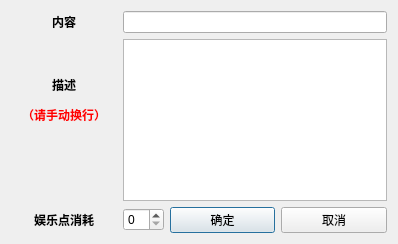
<?xml version="1.0" encoding="UTF-8"?>
<ui version="4.0">
 <class>Dialog</class>
 <widget class="QDialog" name="Dialog">
  <property name="geometry">
   <rect>
    <x>0</x>
    <y>0</y>
    <width>398</width>
    <height>244</height>
   </rect>
  </property>
  <property name="windowTitle">
   <string>增加奖励</string>
  </property>
  <layout class="QGridLayout" name="gridLayout">
   <item row="2" column="1">
    <widget class="QSpinBox" name="spinBox">
     <property name="sizePolicy">
      <sizepolicy hsizetype="Fixed" vsizetype="Fixed">
       <horstretch>0</horstretch>
       <verstretch>0</verstretch>
      </sizepolicy>
     </property>
    </widget>
   </item>
   <item row="2" column="0" alignment="Qt::AlignHCenter">
    <widget class="QLabel" name="label_3">
     <property name="font">
      <font>
       <weight>75</weight>
       <bold>true</bold>
      </font>
     </property>
     <property name="text">
      <string>娱乐点消耗</string>
     </property>
    </widget>
   </item>
   <item row="1" column="0">
    <widget class="QLabel" name="label_2">
     <property name="font">
      <font>
       <weight>75</weight>
       <bold>true</bold>
      </font>
     </property>
     <property name="text">
      <string>&lt;html&gt;&lt;head/&gt;&lt;body&gt;&lt;p align=&quot;center&quot;&gt;描述&lt;/p&gt;&lt;p align=&quot;center&quot;&gt;&lt;span style=&quot; color:#ff0000;&quot;&gt;（请手动换行）&lt;/span&gt;&lt;/p&gt;&lt;p&gt;&lt;br/&gt;&lt;/p&gt;&lt;/body&gt;&lt;/html&gt;</string>
     </property>
    </widget>
   </item>
   <item row="0" column="0" alignment="Qt::AlignHCenter">
    <widget class="QLabel" name="label">
     <property name="font">
      <font>
       <weight>75</weight>
       <bold>true</bold>
      </font>
     </property>
     <property name="text">
      <string>内容</string>
     </property>
    </widget>
   </item>
   <item row="2" column="2">
    <widget class="QPushButton" name="pushButton">
     <property name="text">
      <string>确定</string>
     </property>
    </widget>
   </item>
   <item row="2" column="3">
    <widget class="QPushButton" name="pushButton_2">
     <property name="text">
      <string>取消</string>
     </property>
    </widget>
   </item>
   <item row="1" column="1" colspan="3">
    <widget class="QTextEdit" name="textEdit"/>
   </item>
   <item row="0" column="1" colspan="3">
    <widget class="QLineEdit" name="lineEdit"/>
   </item>
  </layout>
 </widget>
 <resources/>
 <connections/>
</ui>
